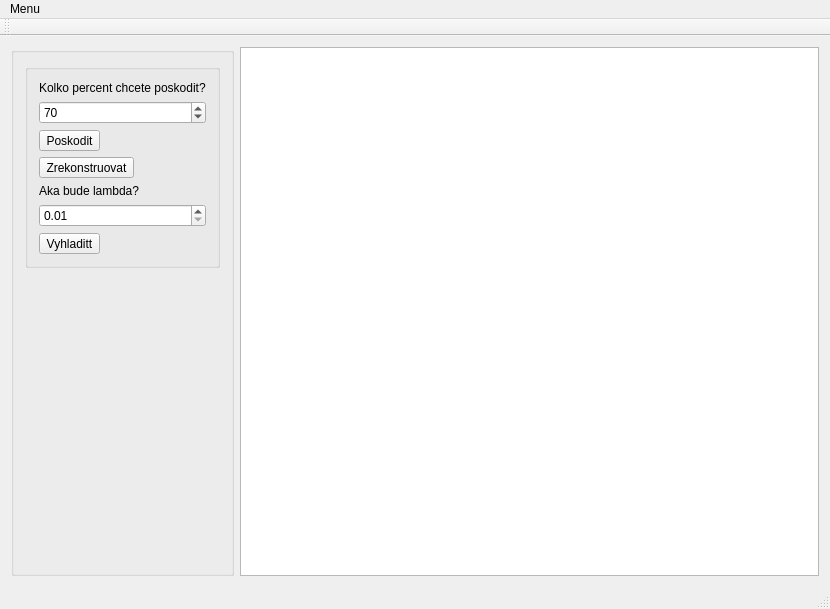
<?xml version="1.0" encoding="UTF-8"?>
<ui version="4.0">
 <class>Laplace_imageClass</class>
 <widget class="QMainWindow" name="Laplace_imageClass">
  <property name="geometry">
   <rect>
    <x>0</x>
    <y>0</y>
    <width>830</width>
    <height>609</height>
   </rect>
  </property>
  <property name="windowTitle">
   <string>Laplace_image</string>
  </property>
  <widget class="QWidget" name="centralWidget">
   <layout class="QHBoxLayout" name="horizontalLayout">
    <item>
     <widget class="QGroupBox" name="groupBox_2">
      <property name="title">
       <string/>
      </property>
      <layout class="QVBoxLayout" name="verticalLayout">
       <item>
        <widget class="QGroupBox" name="groupBox">
         <property name="title">
          <string/>
         </property>
         <layout class="QVBoxLayout" name="verticalLayout_2">
          <item>
           <widget class="QLabel" name="label">
            <property name="text">
             <string>Kolko percent chcete poskodit?</string>
            </property>
           </widget>
          </item>
          <item>
           <widget class="QSpinBox" name="sbPercent">
            <property name="minimum">
             <number>1</number>
            </property>
            <property name="value">
             <number>70</number>
            </property>
           </widget>
          </item>
          <item>
           <widget class="QToolButton" name="tbRemove">
            <property name="text">
             <string>Poskodit</string>
            </property>
           </widget>
          </item>
          <item>
           <widget class="QToolButton" name="tbRestore">
            <property name="text">
             <string>Zrekonstruovat</string>
            </property>
           </widget>
          </item>
          <item>
           <widget class="QLabel" name="label_2">
            <property name="text">
             <string>Aka bude lambda?</string>
            </property>
           </widget>
          </item>
          <item>
           <widget class="QDoubleSpinBox" name="dsbSmoothLambda">
            <property name="minimum">
             <double>0.010000000000000</double>
            </property>
            <property name="maximum">
             <double>1000.000000000000000</double>
            </property>
           </widget>
          </item>
          <item>
           <widget class="QToolButton" name="tbSmooth">
            <property name="text">
             <string>Vyhladitt</string>
            </property>
           </widget>
          </item>
         </layout>
        </widget>
       </item>
       <item>
        <spacer name="verticalSpacer">
         <property name="orientation">
          <enum>Qt::Orientation::Vertical</enum>
         </property>
         <property name="sizeHint" stdset="0">
          <size>
           <width>20</width>
           <height>40</height>
          </size>
         </property>
        </spacer>
       </item>
      </layout>
     </widget>
    </item>
    <item>
     <widget class="QGraphicsView" name="graphicsView"/>
    </item>
   </layout>
  </widget>
  <widget class="QMenuBar" name="menuBar">
   <property name="geometry">
    <rect>
     <x>0</x>
     <y>0</y>
     <width>830</width>
     <height>21</height>
    </rect>
   </property>
   <widget class="QMenu" name="menuMenu">
    <property name="title">
     <string>Menu</string>
    </property>
    <addaction name="actionOpen"/>
    <addaction name="actionSave"/>
   </widget>
   <addaction name="menuMenu"/>
  </widget>
  <widget class="QToolBar" name="mainToolBar">
   <attribute name="toolBarArea">
    <enum>TopToolBarArea</enum>
   </attribute>
   <attribute name="toolBarBreak">
    <bool>false</bool>
   </attribute>
  </widget>
  <widget class="QStatusBar" name="statusBar"/>
  <action name="actionOpen">
   <property name="text">
    <string>Open</string>
   </property>
  </action>
  <action name="actionSave">
   <property name="text">
    <string>Save</string>
   </property>
  </action>
 </widget>
 <layoutdefault spacing="6" margin="11"/>
 <resources>
  <include location="Laplace_image.qrc"/>
 </resources>
 <connections/>
</ui>
